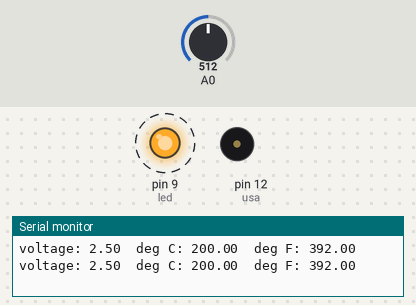
Bench run of a sketch on a simulated Arduino Uno, built with avr-gcc and run on an emulated ATmega328P. On the bench: output pins drawn as LEDs (lit = HIGH), buzzer (waves = sounding), the last lines printed to the serial monitor. Dashed ring = blinking. Inputs (shaded band) come from the test bench; at power-on: A0 = 512.

Above: at 2.3 s.
2.4 s: A0 set to 169
7.4 s: A0 set to 138
At 7.6 s:
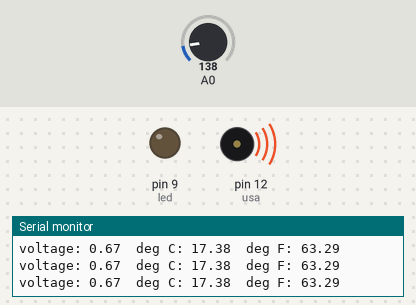
At 8.5 s:
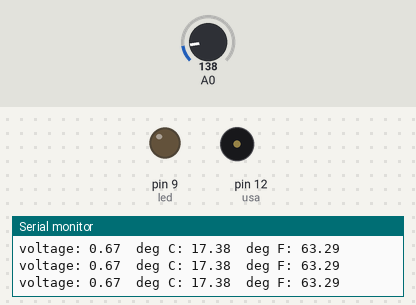
12.4 s: A0 set to 306
At 13.2 s:
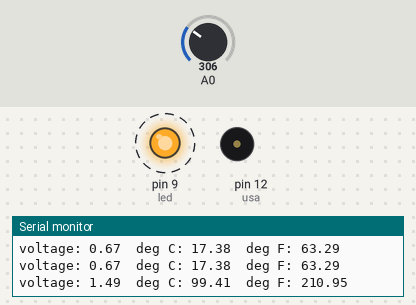
Timing chart, 0 to 22.4 s (numbered marks = the images above; inputs shaded):
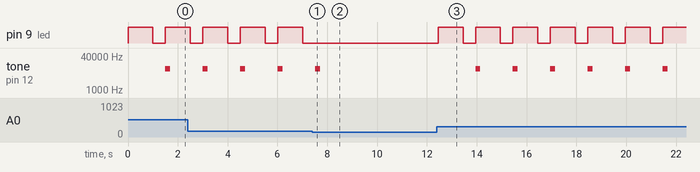

The sketch:

Flame_sensor_code.ino
```cpp
const int temperaturePin = 0;
int led = 9;
int usa = 12;
void setup()
{
pinMode(led, OUTPUT);
pinMode(usa, OUTPUT);
  Serial.begin(9600);
}
void loop()
{
  float voltage, degreesC, degreesF;
  voltage = getVoltage(temperaturePin);
  degreesC = (voltage - 0.5) * 100.0;
  degreesF = degreesC * (9.0/5.0) + 32.0;
  Serial.print("voltage: ");
  Serial.print(voltage);
  Serial.print("  deg C: ");
  Serial.print(degreesC);
  Serial.print("  deg F: ");
  Serial.println(degreesF);
  if(degreesC>26)
  {
    digitalWrite(led, HIGH);
  delay(1000);
  digitalWrite(led, LOW);
  delay(500);
  tone(12, 10000, 200);
  }

}

float getVoltage(int pin)
{
  return (analogRead(pin) * 0.004882814);
}
```

Measured:
- the behaviour switches between 156 and 155 on A0 (found by bisection; images 0 and 1)
- after the input at 7.4 s, pin 9 (led): stops changing and stays LOW; tone on pin 12 (usa): goes on until 7.7 s, then stays silent
- after the input at 12.4 s, pin 9 (led): alternates HIGH for 1.0 s and LOW for 0.50 s, starting after 0.05 s; tone on pin 12 (usa): alternates 10000 Hz for 0.20 s and silent for 1.3 s, starting after 1.6 s
- by itself, pin 9 (led): alternates HIGH for 1.0 s and LOW for 0.50 s
- by itself, tone on pin 12 (usa): alternates 10000 Hz for 0.20 s and silent for 1.3 s
